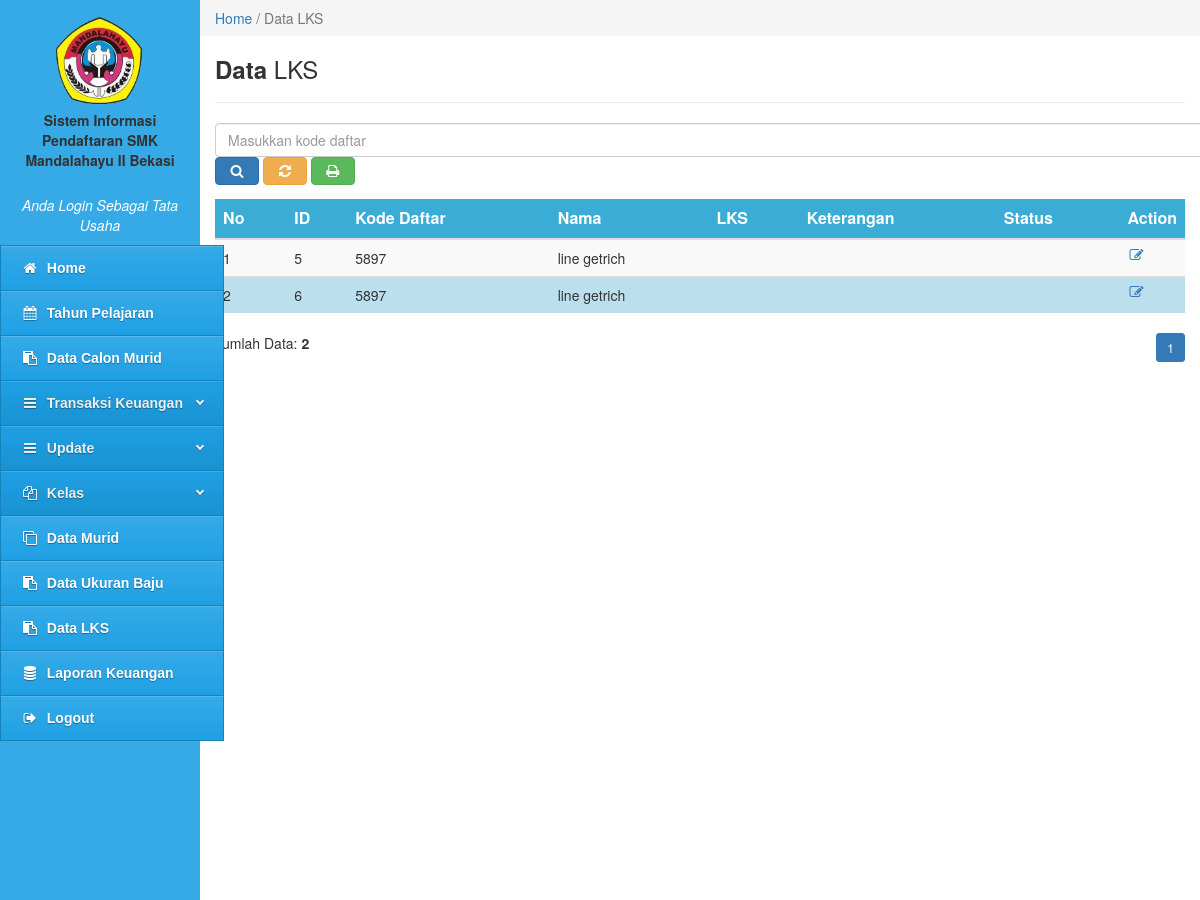
The page /tata-usaha/tu.php?content=data-buku (signed in, upper part) on the database as committed earlier.
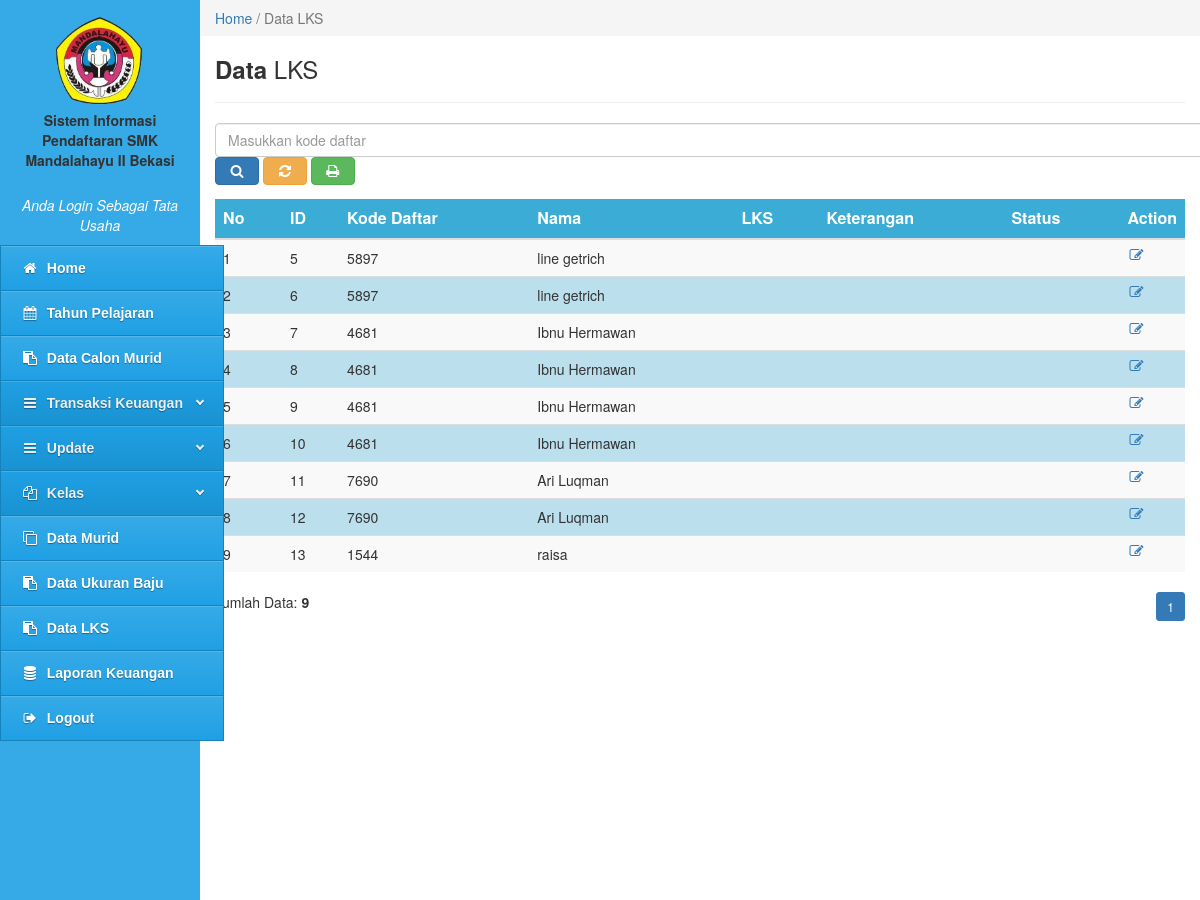
The same page on the database as committed later.
### tables this page shows
CREATE TABLE `tbl_lks` (
  `id_lks` int(20) NOT NULL,
  `kode_daftar` int(10) NOT NULL,
  `lks` varchar(50) NOT NULL,
  `status_buku` varchar(50) NOT NULL,
  `keterangan` varchar(200) NOT NULL
);

CREATE TABLE `tbl_data_calon_murid` (
  `id_calon_murid` int(10) NOT NULL,
  `tahun_pelajaran` varchar(20) NOT NULL,
  `prodi` varchar(50) NOT NULL,
  `nisn` varchar(30) NOT NULL,
  `nama` varchar(100) NOT NULL,
  `nama_panggilan` varchar(50) NOT NULL,
  `jenis_kelamin` varchar(10) NOT NULL,
  `tempat_lahir` varchar(20) NOT NULL,
  `tgl_lahir` varchar(20) NOT NULL,
  `agama` varchar(20) NOT NULL,
  `kewarganegaraan` varchar(50) NOT NULL,
  `anak_ke` varchar(20) NOT NULL,
  `status_perwalian` varchar(50) NOT NULL,
  `perwalian_oleh` varchar(20) NOT NULL,
  `jml_saudara_kandung` int(10) NOT NULL,
  `jml_saudara_tiri` int(10) NOT NULL,
  `jml_saudara_angkat` int(10) NOT NULL,
  `status_keluarga` varchar(20) NOT NULL,
  `bahasa` varchar(30) NOT NULL,
  `alamat` varchar(100) NOT NULL,
  `telepon_rumah` varchar(20) NOT NULL,
  `status_tinggal` varchar(20) NOT NULL,
  `jarak` varchar(20) NOT NULL,
  `transportasi` varchar(30) NOT NULL,
  `asal_sekolah` varchar(100) NOT NULL,
  `nomor_ijazah` varchar(20) NOT NULL,
  `tgl_ijazah` varchar(20) NOT NULL,
  `lama_belajar` varchar(20) NOT NULL,
  `jml_un` varchar(10) NOT NULL,
  `berat_badan` varchar(10) NOT NULL,
  `tinggi_badan` varchar(10) NOT NULL,
  `goldar` varchar(10) NOT NULL,
  `penyakit` varchar(100) NOT NULL,
  `kelainan` varchar(100) NOT NULL,
  `nama_ayah` varchar(50) NOT NULL,
  `tempat_lahir_ayah` varchar(50) NOT NULL,
  `tgl_lahir_ayah` varchar(50) NOT NULL,
  `pekerjaan_ayah` varchar(50) NOT NULL,
  `penghasilan_ayah` varchar(50) NOT NULL,
  `pendidikan_ayah` varchar(20) NOT NULL,
  `kewarganegaraan_ayah` varchar(50) NOT NULL,
  `nama_ibu` varchar(50) NOT NULL,
  `tempat_lahir_ibu` varchar(50) NOT NULL,
  `tgl_lahir_ibu` varchar(20) NOT NULL,
  `pekerjaan_ibu` varchar(50) NOT NULL,
  `penghasilan_ibu` varchar(50) NOT NULL,
  `pendidikan_ibu` varchar(20) NOT NULL,
  `kewarganegaraan_ibu` varchar(50) NOT NULL,
  `alamat_orangtua` varchar(100) NOT NULL,
  `nomor_hp` varchar(20) NOT NULL,
  `pengeluaran` varchar(50) NOT NULL,
  `jml_keluarga_kerja` int(10) NOT NULL,
  `jml_keluarga_menikah` int(10) NOT NULL,
  `nama_wali` varchar(50) NOT NULL,
  `tempat_lahir_wali` varchar(50) NOT NULL,
  `tgl_lahir_wali` varchar(20) NOT NULL,
  `pekerjaan_wali` varchar(50) NOT NULL,
  `penghasilan_wali` varchar(50) NOT NULL,
  `pendidikan_wali` varchar(20) NOT NULL,
  `kewarganegaraan_wali` varchar(50) NOT NULL,
  `alamat_wali` varchar(100) NOT NULL,
  `nomor_hp_wali` varchar(20) NOT NULL,
  `pengeluaran_wali` varchar(50) NOT NULL,
  `jml_wali_kerja` int(20) NOT NULL,
  `jml_wali_menikah` int(20) NOT NULL,
  `kesenian` varchar(100) NOT NULL,
  `olahraga` varchar(100) NOT NULL,
  `organisasi` varchar(100) NOT NULL,
  `hasta_karya` varchar(100) NOT NULL,
  `bakat_lulus` varchar(100) NOT NULL,
  `cita_cita` varchar(100) NOT NULL,
  `tgl_daftar` varchar(20) NOT NULL,
  `syarat_nisn` varchar(100) NOT NULL,
  `syarat_ijazah` varchar(100) NOT NULL,
  `syarat_kk` varchar(100) NOT NULL,
  `syarat_akte` varchar(100) NOT NULL,
  `syarat_foto` varchar(100) NOT NULL,
  `kode_daftar` int(10) NOT NULL,
  `status` int(2) NOT NULL
);

### tata-usaha/data-buku.php (the view, shortened to what the changed rows need)
<div class="col-md-10" style="min-height:500px">
    <form class="form-horizontal" method="POST">
      <table class="table table-striped">
        <thead>
          <tr>
            <th>No</th>
            <th>ID</th>
            <th>Kode Daftar</th>
            <th>Nama</th>
            <th>LKS</th>
            <th>Keterangan</th>
            <th>Status</th>
            <th>Action</th>
          </tr>
        </thead>
        <tbody>
          <?php
            include '../config/koneksi.php';
            $batas  = 10;
            $hal    = @$_GET['hal'];
            if (empty($hal)) {
              $posisi = 0;
              $hal    = 1;
            } else {
              $posisi = ($hal - 1) * $batas;
            }
            if($_SERVER['REQUEST_METHOD'] == "POST") {
              $pencarian = trim(mysqli_real_escape_string($konek, $_POST['pencarian']));
              if ($pencarian != '') {
                $sql = "SELECT tbl_lks.id_lks, tbl_lks.kode_daftar, tbl_lks.lks, tbl_lks.keterangan, tbl_lks.status_buku, tbl_data_calon_murid.kode_daftar, tbl_data_calon_murid.nama FROM tbl_lks, tbl_data_calon_murid WHERE tbl_data_calon_murid.kode_daftar=tbl_lks.kode_daftar AND tbl_lks.kode_daftar LIKE '%$pencarian%'";
                $query = $sql;
                $queryJml = $sql;
              } else {
                $query = "SELECT tbl_lks.id_lks, tbl_lks.kode_daftar, tbl_lks.lks, tbl_lks.keterangan, tbl_lks.status_buku, tbl_data_calon_murid.kode_daftar, tbl_data_calon_murid.nama FROM tbl_lks, tbl_data_calon_murid WHERE tbl_data_calon_murid.kode_daftar=tbl_lks.kode_daftar LIMIT $posisi, $batas ";
                $queryJml = "SELECT tbl_lks.id_lks, tbl_lks.kode_daftar, tbl_lks.lks, tbl_lks.keterangan, tbl_lks.status_buku, tbl_data_calon_murid.kode_daftar, tbl_data_calon_murid.nama FROM tbl_lks, tbl_data_calon_murid WHERE tbl_data_calon_murid.kode_daftar=tbl_lks.kode_daftar";
                $no = $posisi + 1;
              }
            } else {
              $query = "SELECT tbl_lks.id_lks, tbl_lks.kode_daftar, tbl_lks.lks, tbl_lks.keterangan, tbl_lks.status_buku, tbl_data_calon_murid.kode_daftar, tbl_data_calon_murid.nama FROM tbl_lks, tbl_data_calon_murid WHERE tbl_data_calon_murid.kode_daftar=tbl_lks.kode_daftar LIMIT $posisi, $batas ";
              $queryJml = "SELECT tbl_lks.id_lks, tbl_lks.kode_daftar, tbl_lks.lks, tbl_lks.keterangan, tbl_lks.status_buku, tbl_data_calon_murid.kode_daftar, tbl_data_calon_murid.nama FROM tbl_lks, tbl_data_calon_murid WHERE tbl_data_calon_murid.kode_daftar=tbl_lks.kode_daftar";
            }
            $querydata = mysqli_query($konek, $query)or die(mysqli_error());
                    if(mysqli_num_rows($querydata) == 0){
                      echo '<tr><td colspan="5" align="center">Tidak ada data!</td></tr>';
                    }
                      else
                    {
                      $no = 1;
                      while($data = mysqli_fetch_array($querydata)){
                        echo '<tr>';
                        echo '<td>'.$no.'</td>';
                        echo '<td>'.$data['id_lks'].'</td>';
                        echo '<td>'.$data['kode_daftar'].'</td>';
                        echo '<td>'.$data['nama'].'</td>';
                        echo '<td>'.$data['lks'].'</td>';
                        echo '<td>'.$data['keterangan'].'</td>';
                        echo '<td>'.$data['status_buku'].'</td>';
                        echo '<td  width="20"><a data-toggle="tooltip" data-placement="right" title="Edit Keterangan" href=tu.php?content=edit-buku&&id_lks='.$data['id_lks'].'&&kode_daftar='.$data['kode_daftar'].'><i class="fa fa-edit fa-fw"></i></a></td>';
                        echo '</tr>';
                        $no++;
                      }
                    }
                ?>
        </tbody>
      </table>
    </form>
    <?php
     if($_SERVER['REQUEST_METHOD'] == "POST") {
            $pencarian = trim(mysqli_real_escape_string($konek, $_POST['pencarian']));
        echo "<div style=\"float:left;\">";
        $jml = mysqli_num_rows(mysqli_query($konek, $queryJml));
        echo "Data Hasil Pencarian: <b>$jml</b>";
        echo "</div>";
      } else { ?>
        <div style="float:left;">
          <?php
          $jml = mysqli_num_rows(mysqli_query($konek, $queryJml));
          echo "Jumlah Data: <b>$jml</b>";
          ?>
        </div>
        <div style="float:right;">
          <ul class="pagination pagination-sm" style="margin: 0">
            <?php
            $jml_hal = ceil($jml / $batas);
            for ($i=1; $i <= $jml_hal; $i++) {
              if ($i != $hal) {
                echo "<li><a href=\"tu.php?content=data-buku&&hal=$i\">$i</a></li>";
              } else {
                echo "<li class=\"active\"><a>$i</a></li>";
              }
            }
            ?>
          </ul>
        </div>
        <?php
      }
    ?>
  </div>

Rows that differ between the two databases and show on the page:
added tbl_lks: id_lks "7", tbl_data_calon_murid.kode_daftar "4681", tbl_data_calon_murid.nama "Ibnu Hermawan"
added tbl_lks: id_lks "8", tbl_data_calon_murid.kode_daftar "4681", tbl_data_calon_murid.nama "Ibnu Hermawan"
added tbl_lks: id_lks "9", tbl_data_calon_murid.kode_daftar "4681", tbl_data_calon_murid.nama "Ibnu Hermawan"
added tbl_lks: id_lks "10", tbl_data_calon_murid.kode_daftar "4681", tbl_data_calon_murid.nama "Ibnu Hermawan"
added tbl_lks: id_lks "11", tbl_data_calon_murid.kode_daftar "7690", tbl_data_calon_murid.nama "Ari Luqman"
added tbl_lks: id_lks "12", tbl_data_calon_murid.kode_daftar "7690", tbl_data_calon_murid.nama "Ari Luqman"
added tbl_lks: id_lks "13", tbl_data_calon_murid.kode_daftar "1544", tbl_data_calon_murid.nama "raisa"
Other text that changed with them:
$jml: "2" → "9"
